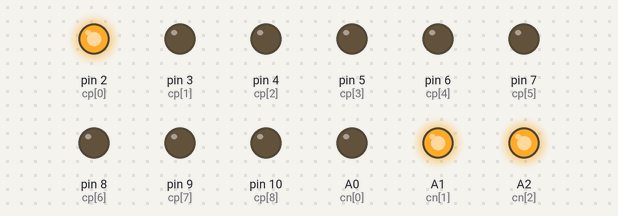
A sketch run on a simulated Arduino Uno, built with avr-gcc and run on an emulated ATmega328P. On the bench: output pins drawn as LEDs (lit = HIGH).

Above: at 0.1 s.
At 2.3 s:
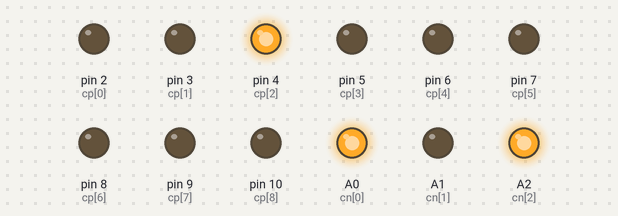
At 4.5 s:
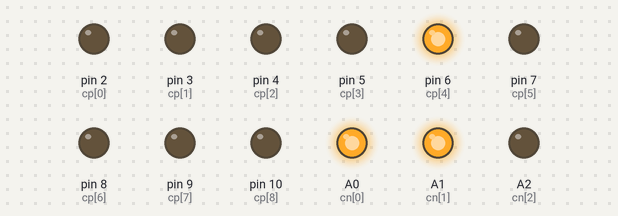
At 8.9 s:
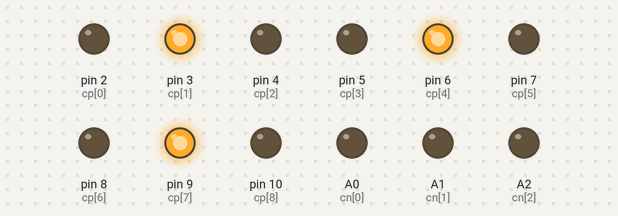
At 13.3 s:
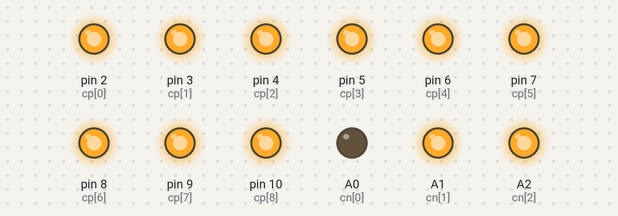
At 17.71 s:
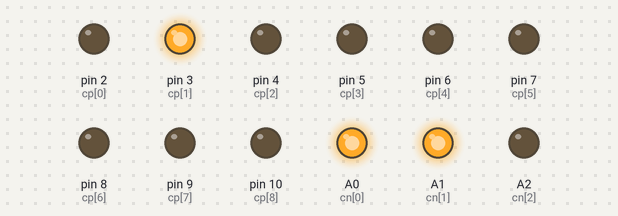
Timing chart, 0 to 18.0 s (numbered marks = the images above):
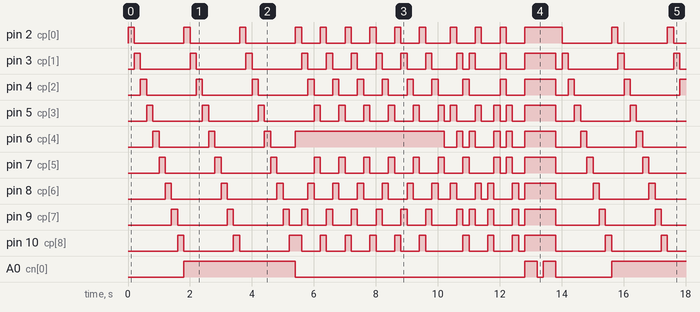

The sketch:

led_cube_3_3_3.ino
```cpp
#define POSITIVE_NUM 9
#define NEGATIVE_NUM 3

#define first_layer   0
#define second_layer  1
#define third_layer   2

// 9 个公共正极引脚
uint8_t cp[POSITIVE_NUM] = {2, 3, 4, 5, 6, 7, 8, 9, 10};

// 3 层公共负极引脚
uint8_t cn[NEGATIVE_NUM] = {A0, A1, A2};

/**
 * 每个 LED 的坐标由两部分组成
 * 1. num:    编号（0 - 8），正极引脚
 * 2. layer:  层数（0 - 2），负极引脚
 */
struct coordinate {
  int num;
  int layer;
};


void setup() {
  // put your setup code here, to run once:
  setPinMode(cp, POSITIVE_NUM, OUTPUT);
  setPinMode(cn, NEGATIVE_NUM, OUTPUT);
}


void loop() {
  // put your main code here, to run repeatedly:
  unsigned long delayTime = 200;
  lightenInOrder(delayTime);
  display1(delayTime);
  display2(delayTime);
}


/**
 * 设置 pinMode
 * param a[]: 给定的 IO 端口数组
 * param len: 数组长度
 * param mode: pinMode，INPUT or OUTPUT
 */
void setPinMode(uint8_t a[], int len, uint8_t mode) {
  for (int i = 0; i < len; i++) {
    pinMode(a[i], mode);
  }
}


/**
 * 根据坐标，点亮单个 LED 灯
 * param c: 给定的坐标
 * return void
 */
void lighten(struct coordinate c) {
  for (int i = 0; i < NEGATIVE_NUM; i++) {
    if (i == c.layer) {
      analogWrite(cn[i], 0);
    }
    else {
      analogWrite(cn[i], 255);
    }
  }

  for (int j = 0; j < POSITIVE_NUM; j++) {
    if (j == c.num) {
      analogWrite(cp[j], 255);
    }
    else {
      analogWrite(cp[j], 0);
    }
  }
}


/**
 * 依次点亮每一个 LED
 * param ms: 点亮的间隔时间，单位：毫秒
 * return void
 */
void lightenInOrder(unsigned long ms) {
  struct coordinate c;

  // 外循环遍历每一层
  for (int i = 0; i < NEGATIVE_NUM; i++) {
    // 内循环遍历每一层的每一个 LED
    for (int j = 0; j < POSITIVE_NUM; j++) {
      c.num = j;
      c.layer = i;
      lighten(c);
      delay(ms);
    }
  }
}


void display1(unsigned long ms) {

  //1
  analogWrite(cp[0], 255);
  analogWrite(cp[1], 0);
  analogWrite(cp[2], 0);
  analogWrite(cp[3], 0);
  analogWrite(cp[4], 255);
  analogWrite(cp[5], 0);
  analogWrite(cp[6], 0);
  analogWrite(cp[7], 0);
  analogWrite(cp[8], 255);

  analogWrite(cn[first_layer], 0);
  analogWrite(cn[second_layer], 255);
  analogWrite(cn[third_layer], 255);
  delay(ms);

  //2
  analogWrite(cp[0], 0);
  analogWrite(cp[1], 255);
  analogWrite(cp[2], 0);
  analogWrite(cp[3], 0);
  analogWrite(cp[4], 255);
  analogWrite(cp[5], 0);
  analogWrite(cp[6], 0);
  analogWrite(cp[7], 255);
  analogWrite(cp[8], 0);

  analogWrite(cn[first_layer], 0);
  analogWrite(cn[second_layer], 255);
  analogWrite(cn[third_layer], 255);
  delay(ms);

  //3
  analogWrite(cp[0], 0);
  analogWrite(cp[1], 0);
  analogWrite(cp[2], 255);
  analogWrite(cp[3], 0);
  analogWrite(cp[4], 255);
  analogWrite(cp[5], 0);
  analogWrite(cp[6], 255);
  analogWrite(cp[7], 0);
  analogWrite(cp[8], 0);

  analogWrite(cn[first_layer], 0);
  analogWrite(cn[second_layer], 255);
  analogWrite(cn[third_layer], 255);
  delay(ms);

  //4
  analogWrite(cp[0], 0);
  analogWrite(cp[1], 0);
  analogWrite(cp[2], 0);
  analogWrite(cp[3], 255);
  analogWrite(cp[4], 255);
  analogWrite(cp[5], 255);
  analogWrite(cp[6], 0);
  analogWrite(cp[7], 0);
  analogWrite(cp[8], 0);

  analogWrite(cn[first_layer], 0);
  analogWrite(cn[second_layer], 255);
  analogWrite(cn[third_layer], 255);
  delay(ms);

  //5
  analogWrite(cp[0], 255);
  analogWrite(cp[1], 0);
  analogWrite(cp[2], 0);
  analogWrite(cp[3], 0);
  analogWrite(cp[4], 255);
  analogWrite(cp[5], 0);
  analogWrite(cp[6], 0);
  analogWrite(cp[7], 0);
  analogWrite(cp[8], 255);

  analogWrite(cn[first_layer], 0);
  analogWrite(cn[second_layer], 255);
  analogWrite(cn[third_layer], 255);
  delay(ms);

  //6
  analogWrite(cp[0], 0);
  analogWrite(cp[1], 255);
  analogWrite(cp[2], 0);
  analogWrite(cp[3], 0);
  analogWrite(cp[4], 255);
  analogWrite(cp[5], 0);
  analogWrite(cp[6], 0);
  analogWrite(cp[7], 255);
  analogWrite(cp[8], 0);

  analogWrite(cn[first_layer], 0);
  analogWrite(cn[second_layer], 255);
  analogWrite(cn[third_layer], 255);
  delay(ms);

  //7
  analogWrite(cp[0], 0);
  analogWrite(cp[1], 0);
  analogWrite(cp[2], 255);
  analogWrite(cp[3], 0);
  analogWrite(cp[4], 255);
  analogWrite(cp[5], 0);
  analogWrite(cp[6], 255);
  analogWrite(cp[7], 0);
  analogWrite(cp[8], 0);

  analogWrite(cn[first_layer], 0);
  analogWrite(cn[second_layer], 255);
  analogWrite(cn[third_layer], 255);
  delay(ms);

  //8
  analogWrite(cp[0], 0);
  analogWrite(cp[1], 0);
  analogWrite(cp[2], 0);
  analogWrite(cp[3], 255);
  analogWrite(cp[4], 255);
  analogWrite(cp[5], 255);
  analogWrite(cp[6], 0);
  analogWrite(cp[7], 0);
  analogWrite(cp[8], 0);

  analogWrite(cn[first_layer], 0);
  analogWrite(cn[second_layer], 255);
  analogWrite(cn[third_layer], 255);
  delay(ms);


  //9
  analogWrite(cp[0], 255);
  analogWrite(cp[1], 0);
  analogWrite(cp[2], 0);
  analogWrite(cp[3], 0);
  analogWrite(cp[4], 255);
  analogWrite(cp[5], 0);
  analogWrite(cp[6], 0);
  analogWrite(cp[7], 0);
  analogWrite(cp[8], 255);

  analogWrite(cn[first_layer], 0);
  analogWrite(cn[second_layer], 0);
  analogWrite(cn[third_layer], 255);
  delay(ms);

  //10
  analogWrite(cp[0], 0);
  analogWrite(cp[1], 255);
  analogWrite(cp[2], 0);
  analogWrite(cp[3], 0);
  analogWrite(cp[4], 255);
  analogWrite(cp[5], 0);
  analogWrite(cp[6], 0);
  analogWrite(cp[7], 255);
  analogWrite(cp[8], 0);

  analogWrite(cn[first_layer], 0);
  analogWrite(cn[second_layer], 0);
  analogWrite(cn[third_layer], 255);
  delay(ms);

  //11
  analogWrite(cp[0], 0);
  analogWrite(cp[1], 0);
  analogWrite(cp[2], 255);
  analogWrite(cp[3], 0);
  analogWrite(cp[4], 255);
  analogWrite(cp[5], 0);
  analogWrite(cp[6], 255);
  analogWrite(cp[7], 0);
  analogWrite(cp[8], 0);

  analogWrite(cn[first_layer], 0);
  analogWrite(cn[second_layer], 0);
  analogWrite(cn[third_layer], 255);
  delay(ms);

  //12
  analogWrite(cp[0], 0);
  analogWrite(cp[1], 0);
  analogWrite(cp[2], 0);
  analogWrite(cp[3], 255);
  analogWrite(cp[4], 255);
  analogWrite(cp[5], 255);
  analogWrite(cp[6], 0);
  analogWrite(cp[7], 0);
  analogWrite(cp[8], 0);

  analogWrite(cn[first_layer], 0);
  analogWrite(cn[second_layer], 0);
  analogWrite(cn[third_layer], 255);
  delay(ms);

  //13
  analogWrite(cp[0], 255);
  analogWrite(cp[1], 0);
  analogWrite(cp[2], 0);
  analogWrite(cp[3], 0);
  analogWrite(cp[4], 255);
  analogWrite(cp[5], 0);
  analogWrite(cp[6], 0);
  analogWrite(cp[7], 0);
  analogWrite(cp[8], 255);

  analogWrite(cn[first_layer], 0);
  analogWrite(cn[second_layer], 0);
  analogWrite(cn[third_layer], 255);
  delay(ms);

  //14
  analogWrite(cp[0], 0);
  analogWrite(cp[1], 255);
  analogWrite(cp[2], 0);
  analogWrite(cp[3], 0);
  analogWrite(cp[4], 255);
  analogWrite(cp[5], 0);
  analogWrite(cp[6], 0);
  analogWrite(cp[7], 255);
  analogWrite(cp[8], 0);

  analogWrite(cn[first_layer], 0);
  analogWrite(cn[second_layer], 0);
  analogWrite(cn[third_layer], 255);
  delay(ms);

  //15
  analogWrite(cp[0], 0);
  analogWrite(cp[1], 0);
  analogWrite(cp[2], 255);
  analogWrite(cp[3], 0);
  analogWrite(cp[4], 255);
  analogWrite(cp[5], 0);
  analogWrite(cp[6], 255);
  analogWrite(cp[7], 0);
  analogWrite(cp[8], 0);

  analogWrite(cn[first_layer], 0);
  analogWrite(cn[second_layer], 0);
  analogWrite(cn[third_layer], 255);
  delay(ms);

  //16
  analogWrite(cp[0], 0);
  analogWrite(cp[1], 0);
  analogWrite(cp[2], 0);
  analogWrite(cp[3], 255);
  analogWrite(cp[4], 255);
  analogWrite(cp[5], 255);
  analogWrite(cp[6], 0);
  analogWrite(cp[7], 0);
  analogWrite(cp[8], 0);

  analogWrite(cn[first_layer], 0);
  analogWrite(cn[second_layer], 0);
  analogWrite(cn[third_layer], 255);
  delay(ms);

  //17
  analogWrite(cp[0], 255);
  analogWrite(cp[1], 0);
  analogWrite(cp[2], 0);
  analogWrite(cp[3], 0);
  analogWrite(cp[4], 255);
  analogWrite(cp[5], 0);
  analogWrite(cp[6], 0);
  analogWrite(cp[7], 0);
  analogWrite(cp[8], 255);

  analogWrite(cn[first_layer], 0);
  analogWrite(cn[second_layer], 0);
  analogWrite(cn[third_layer], 0);
  delay(ms);

  //18
  analogWrite(cp[0], 0);
  analogWrite(cp[1], 255);
  analogWrite(cp[2], 0);
  analogWrite(cp[3], 0);
  analogWrite(cp[4], 255);
  analogWrite(cp[5], 0);
  analogWrite(cp[6], 0);
  analogWrite(cp[7], 255);
  analogWrite(cp[8], 0);

  analogWrite(cn[first_layer], 0);
  analogWrite(cn[second_layer], 0);
  analogWrite(cn[third_layer], 0);
  delay(ms);

  //19
  analogWrite(cp[0], 0);
  analogWrite(cp[1], 0);
  analogWrite(cp[2], 255);
  analogWrite(cp[3], 0);
  analogWrite(cp[4], 255);
  analogWrite(cp[5], 0);
  analogWrite(cp[6], 255);
  analogWrite(cp[7], 0);
  analogWrite(cp[8], 0);

  analogWrite(cn[first_layer], 0);
  analogWrite(cn[second_layer], 0);
  analogWrite(cn[third_layer], 0);
  delay(ms);

  //20
  analogWrite(cp[0], 0);
  analogWrite(cp[1], 0);
  analogWrite(cp[2], 0);
  analogWrite(cp[3], 255);
  analogWrite(cp[4], 255);
  analogWrite(cp[5], 255);
  analogWrite(cp[6], 0);
  analogWrite(cp[7], 0);
  analogWrite(cp[8], 0);

  analogWrite(cn[first_layer], 0);
  analogWrite(cn[second_layer], 0);
  analogWrite(cn[third_layer], 0);
  delay(ms);

  //21
  analogWrite(cp[0], 255);
  analogWrite(cp[1], 0);
  analogWrite(cp[2], 0);
  analogWrite(cp[3], 0);
  analogWrite(cp[4], 255);
  analogWrite(cp[5], 0);
  analogWrite(cp[6], 0);
  analogWrite(cp[7], 0);
  analogWrite(cp[8], 255);

  analogWrite(cn[first_layer], 0);
  analogWrite(cn[second_layer], 0);
  analogWrite(cn[third_layer], 0);
  delay(ms);

  //22
  analogWrite(cp[0], 0);
  analogWrite(cp[1], 255);
  analogWrite(cp[2], 0);
  analogWrite(cp[3], 0);
  analogWrite(cp[4], 255);
  analogWrite(cp[5], 0);
  analogWrite(cp[6], 0);
  analogWrite(cp[7], 255);
  analogWrite(cp[8], 0);

  analogWrite(cn[first_layer], 0);
  analogWrite(cn[second_layer], 0);
  analogWrite(cn[third_layer], 0);
  delay(ms);

  //23
  analogWrite(cp[0], 0);
  analogWrite(cp[1], 0);
  analogWrite(cp[2], 255);
  analogWrite(cp[3], 0);
  analogWrite(cp[4], 255);
  analogWrite(cp[5], 0);
  analogWrite(cp[6], 255);
  analogWrite(cp[7], 0);
  analogWrite(cp[8], 0);

  analogWrite(cn[first_layer], 0);
  analogWrite(cn[second_layer], 0);
  analogWrite(cn[third_layer], 0);
  delay(ms);

  //24
  analogWrite(cp[0], 0);
  analogWrite(cp[1], 0);
  analogWrite(cp[2], 0);
  analogWrite(cp[3], 255);
  analogWrite(cp[4], 255);
  analogWrite(cp[5], 255);
  analogWrite(cp[6], 0);
  analogWrite(cp[7], 0);
  analogWrite(cp[8], 0);

  analogWrite(cn[first_layer], 0);
  analogWrite(cn[second_layer], 0);
  analogWrite(cn[third_layer], 0);
  delay(ms);
}


void display2(unsigned long ms) {

  //1
  analogWrite(cp[0], 0);
  analogWrite(cp[1], 0);
  analogWrite(cp[2], 0);
  analogWrite(cp[3], 0);
  analogWrite(cp[4], 0);
  analogWrite(cp[5], 0);
  analogWrite(cp[6], 0);
  analogWrite(cp[7], 0);
  analogWrite(cp[8], 0);

  analogWrite(cn[first_layer], 0);
  analogWrite(cn[second_layer], 0);
  analogWrite(cn[third_layer], 0);
  delay(ms);


  //2
  analogWrite(cp[0], 255);
  analogWrite(cp[1], 0);
  analogWrite(cp[2], 0);
  analogWrite(cp[3], 255);
  analogWrite(cp[4], 0);
  analogWrite(cp[5], 0);
  analogWrite(cp[6], 255);
  analogWrite(cp[7], 0);
  analogWrite(cp[8], 0);

  analogWrite(cn[first_layer], 0);
  analogWrite(cn[second_layer], 0);
  analogWrite(cn[third_layer], 0);
  delay(ms);

  //3
  analogWrite(cp[0], 0);
  analogWrite(cp[1], 255);
  analogWrite(cp[2], 0);
  analogWrite(cp[3], 0);
  analogWrite(cp[4], 255);
  analogWrite(cp[5], 0);
  analogWrite(cp[6], 0);
  analogWrite(cp[7], 255);
  analogWrite(cp[8], 0);

  analogWrite(cn[first_layer], 0);
  analogWrite(cn[second_layer], 0);
  analogWrite(cn[third_layer], 0);
  delay(ms);


  //4
  analogWrite(cp[0], 0);
  analogWrite(cp[1], 0);
  analogWrite(cp[2], 255);
  analogWrite(cp[3], 0);
  analogWrite(cp[4], 0);
  analogWrite(cp[5], 255);
  analogWrite(cp[6], 0);
  analogWrite(cp[7], 0);
  analogWrite(cp[8], 255);

  analogWrite(cn[first_layer], 0);
  analogWrite(cn[second_layer], 0);
  analogWrite(cn[third_layer], 0);
  delay(ms);

  //5
  analogWrite(cp[0], 0);
  analogWrite(cp[1], 255);
  analogWrite(cp[2], 0);
  analogWrite(cp[3], 0);
  analogWrite(cp[4], 255);
  analogWrite(cp[5], 0);
  analogWrite(cp[6], 0);
  analogWrite(cp[7], 255);
  analogWrite(cp[8], 0);

  analogWrite(cn[first_layer], 0);
  analogWrite(cn[second_layer], 0);
  analogWrite(cn[third_layer], 0);
  delay(ms);

  //6
  analogWrite(cp[0], 255);
  analogWrite(cp[1], 0);
  analogWrite(cp[2], 0);
  analogWrite(cp[3], 255);
  analogWrite(cp[4], 0);
  analogWrite(cp[5], 0);
  analogWrite(cp[6], 255);
  analogWrite(cp[7], 0);
  analogWrite(cp[8], 0);

  analogWrite(cn[first_layer], 0);
  analogWrite(cn[second_layer], 0);
  analogWrite(cn[third_layer], 0);
  delay(ms);


  //7
  analogWrite(cp[0], 0);
  analogWrite(cp[1], 0);
  analogWrite(cp[2], 0);
  analogWrite(cp[3], 0);
  analogWrite(cp[4], 0);
  analogWrite(cp[5], 0);
  analogWrite(cp[6], 0);
  analogWrite(cp[7], 0);
  analogWrite(cp[8], 0);

  analogWrite(cn[first_layer], 0);
  analogWrite(cn[second_layer], 0);
  analogWrite(cn[third_layer], 0);
  delay(ms);

  //8
  analogWrite(cp[0], 0);
  analogWrite(cp[1], 0);
  analogWrite(cp[2], 0);
  analogWrite(cp[3], 0);
  analogWrite(cp[4], 0);
  analogWrite(cp[5], 0);
  analogWrite(cp[6], 255);
  analogWrite(cp[7], 255);
  analogWrite(cp[8], 255);

  analogWrite(cn[first_layer], 0);
  analogWrite(cn[second_layer], 0);
  analogWrite(cn[third_layer], 0);
  delay(ms);

  //9
  analogWrite(cp[0], 0);
  analogWrite(cp[1], 0);
  analogWrite(cp[2], 0);
  analogWrite(cp[3], 255);
  analogWrite(cp[4], 255);
  analogWrite(cp[5], 255);
  analogWrite(cp[6], 0);
  analogWrite(cp[7], 0);
  analogWrite(cp[8], 0);

  analogWrite(cn[first_layer], 0);
  analogWrite(cn[second_layer], 0);
  analogWrite(cn[third_layer], 0);
  delay(ms);

  //10
  analogWrite(cp[0], 255);
  analogWrite(cp[1], 255);
  analogWrite(cp[2], 255);
  analogWrite(cp[3], 0);
  analogWrite(cp[4], 0);
  analogWrite(cp[5], 0);
  analogWrite(cp[6], 0);
  analogWrite(cp[7], 0);
  analogWrite(cp[8], 0);

  analogWrite(cn[first_layer], 0);
  analogWrite(cn[second_layer], 0);
  analogWrite(cn[third_layer], 0);
  delay(ms);


  //11
  analogWrite(cp[0], 0);
  analogWrite(cp[1], 0);
  analogWrite(cp[2], 0);
  analogWrite(cp[3], 255);
  analogWrite(cp[4], 255);
  analogWrite(cp[5], 255);
  analogWrite(cp[6], 0);
  analogWrite(cp[7], 0);
  analogWrite(cp[8], 0);

  analogWrite(cn[first_layer], 0);
  analogWrite(cn[second_layer], 0);
  analogWrite(cn[third_layer], 0);
  delay(ms);

  //12
  analogWrite(cp[0], 0);
  analogWrite(cp[1], 0);
  analogWrite(cp[2], 0);
  analogWrite(cp[3], 0);
  analogWrite(cp[4], 0);
  analogWrite(cp[5], 0);
  analogWrite(cp[6], 255);
  analogWrite(cp[7], 255);
  analogWrite(cp[8], 255);

  analogWrite(cn[first_layer], 0);
  analogWrite(cn[second_layer], 0);
  analogWrite(cn[third_layer], 0);
  delay(ms);

  //13
  analogWrite(cp[0], 0);
  analogWrite(cp[1], 0);
  analogWrite(cp[2], 0);
  analogWrite(cp[3], 0);
  analogWrite(cp[4], 0);
  analogWrite(cp[5], 0);
  analogWrite(cp[6], 0);
  analogWrite(cp[7], 0);
  analogWrite(cp[8], 0);

  analogWrite(cn[first_layer], 0);
  analogWrite(cn[second_layer], 0);
  analogWrite(cn[third_layer], 0);
  delay(ms);

  //14
  analogWrite(cp[0], 255);
  analogWrite(cp[1], 255);
  analogWrite(cp[2], 255);
  analogWrite(cp[3], 255);
  analogWrite(cp[4], 255);
  analogWrite(cp[5], 255);
  analogWrite(cp[6], 255);
  analogWrite(cp[7], 255);
  analogWrite(cp[8], 255);

  analogWrite(cn[first_layer], 255);
  analogWrite(cn[second_layer], 255);
  analogWrite(cn[third_layer], 0);
  delay(ms);

  //15
  analogWrite(cp[0], 255);
  analogWrite(cp[1], 255);
  analogWrite(cp[2], 255);
  analogWrite(cp[3], 255);
  analogWrite(cp[4], 255);
  analogWrite(cp[5], 255);
  analogWrite(cp[6], 255);
  analogWrite(cp[7], 255);
  analogWrite(cp[8], 255);

  analogWrite(cn[first_layer], 255);
  analogWrite(cn[second_layer], 0);
  analogWrite(cn[third_layer], 255);
  delay(ms);

  //16
  analogWrite(cp[0], 255);
  analogWrite(cp[1], 255);
  analogWrite(cp[2], 255);
  analogWrite(cp[3], 255);
  analogWrite(cp[4], 255);
  analogWrite(cp[5], 255);
  analogWrite(cp[6], 255);
  analogWrite(cp[7], 255);
  analogWrite(cp[8], 255);

  analogWrite(cn[first_layer], 0);
  analogWrite(cn[second_layer], 255);
  analogWrite(cn[third_layer], 255);
  delay(ms);


  //17
  analogWrite(cp[0], 255);
  analogWrite(cp[1], 255);
  analogWrite(cp[2], 255);
  analogWrite(cp[3], 255);
  analogWrite(cp[4], 255);
  analogWrite(cp[5], 255);
  analogWrite(cp[6], 255);
  analogWrite(cp[7], 255);
  analogWrite(cp[8], 255);

  analogWrite(cn[first_layer], 255);
  analogWrite(cn[second_layer], 0);
  analogWrite(cn[third_layer], 255);
  delay(ms);

  //18
  analogWrite(cp[0], 255);
  analogWrite(cp[1], 255);
  analogWrite(cp[2], 255);
  analogWrite(cp[3], 255);
  analogWrite(cp[4], 255);
  analogWrite(cp[5], 255);
  analogWrite(cp[6], 255);
  analogWrite(cp[7], 255);
  analogWrite(cp[8], 255);

  analogWrite(cn[first_layer], 255);
  analogWrite(cn[second_layer], 255);
  analogWrite(cn[third_layer], 0);
  delay(ms);
}
```

Measured:
- by itself, A0 (cn[0]): repeats every 13.8 s: LOW 7.4 s, HIGH 0.40 s, LOW 0.20 s, HIGH 0.40 s, LOW 1.8 s, HIGH 3.6 s
- by itself, A1 (cn[1]): repeats every 13.8 s: LOW 1.8 s, HIGH 3.4 s, LOW 5.8 s, 2 × (HIGH 0.20 s, LOW 0.20 s), HIGH 2.0 s
- by itself, A2 (cn[2]): repeats every 13.8 s: LOW 1.8 s, HIGH 3.2 s, LOW 4.4 s, HIGH 0.60 s, LOW 0.20 s, HIGH 3.6 s
- by itself, pin 2 (cp[0]), pin 3 (cp[1]), pin 4 (cp[2]), pin 5 (cp[3]), pin 7 (cp[5]), pin 8 (cp[6]), pin 9 (cp[7]), pin 10 (cp[8]): moves between LOW and HIGH, repeating every 13.8 s
- by itself, pin 6 (cp[4]): repeats every 13.8 s: 2 × (LOW 1.6 s, HIGH 0.20 s), LOW 0.80 s, HIGH 4.8 s, LOW 0.40 s, HIGH 0.20 s, LOW 0.20 s, HIGH 0.20 s, LOW 0.60 s, HIGH 0.20 s, LOW 0.20 s, HIGH 0.20 s, LOW 0.40 s, HIGH 1.0 s, LOW 0.80 s, HIGH 0.20 s
